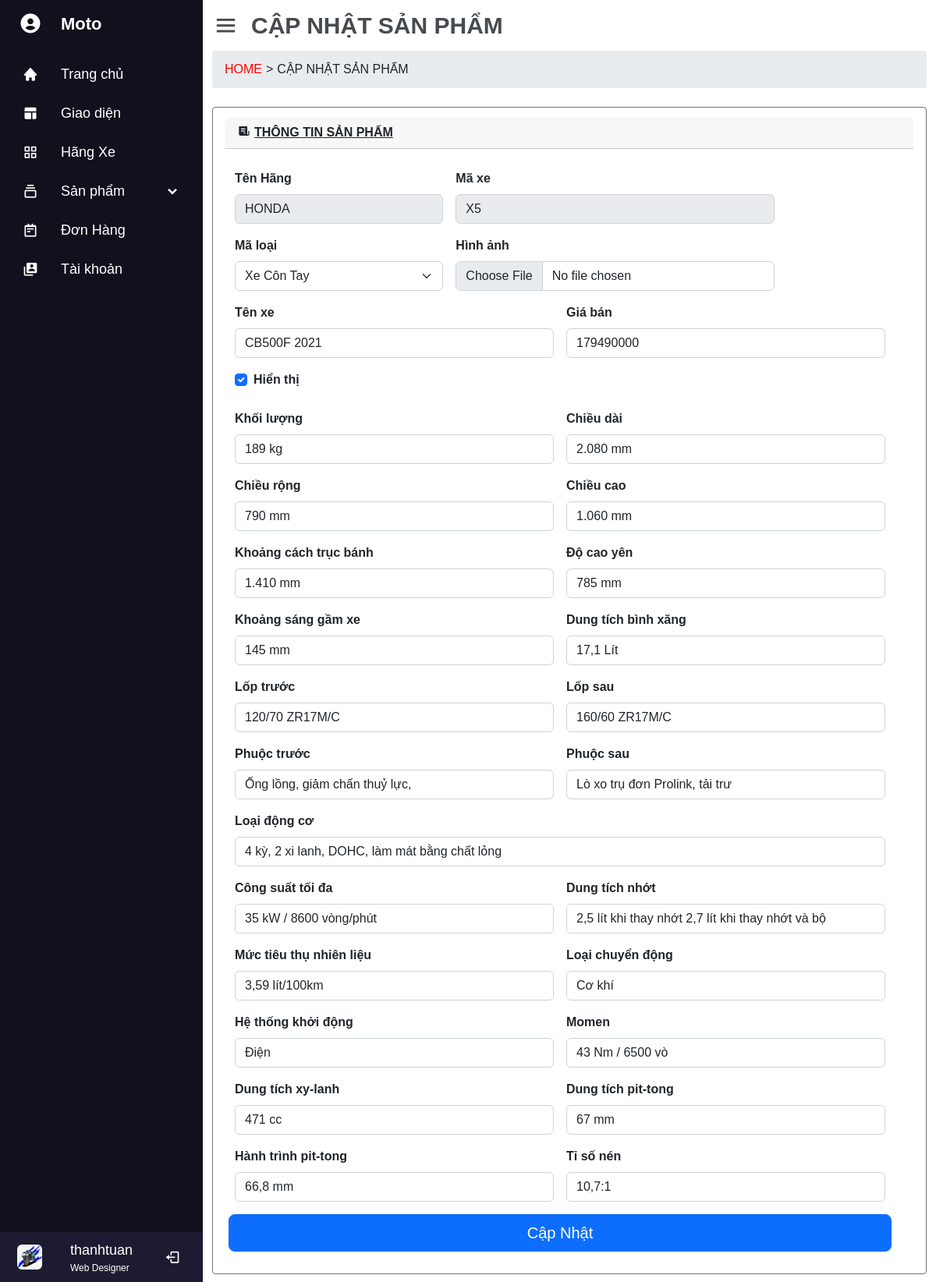
Page /admin/update_sp.php?MaXe=X5&TenHang=HONDA (signed in) on the committed database.
### tables this page shows
CREATE TABLE `chitietxe` (
  `MaXe` char(5) DEFAULT NULL,
  `KhoiLuong` varchar(50) DEFAULT NULL,
  `ChieuDai` varchar(10) DEFAULT NULL,
  `ChieuRong` varchar(10) DEFAULT NULL,
  `ChieuCao` varchar(10) DEFAULT NULL,
  `KhoangCachTrucBanh` varchar(10) DEFAULT NULL,
  `DoCaoYen` varchar(10) DEFAULT NULL,
  `KhoangSangGamXe` varchar(10) DEFAULT NULL,
  `DungTichBinhXang` varchar(10) DEFAULT NULL,
  `LopTruoc` varchar(30) DEFAULT NULL,
  `LopSau` varchar(30) DEFAULT NULL,
  `PhuocTruoc` varchar(30) DEFAULT NULL,
  `PhuocSau` varchar(30) DEFAULT NULL,
  `LoaiDongCo` varchar(100) DEFAULT NULL,
  `CongSuatToiDa` varchar(40) DEFAULT NULL,
  `DungTichNhot` varchar(50) DEFAULT NULL,
  `TieuThu` varchar(20) DEFAULT NULL,
  `LoaiChuyenDong` varchar(20) DEFAULT NULL,
  `HeThongKhoiDong` varchar(20) DEFAULT NULL,
  `Momen` varchar(15) DEFAULT NULL,
  `DungTichXyLanh` varchar(10) DEFAULT NULL,
  `DungTichPitTong` varchar(10) DEFAULT NULL,
  `HanhTrinhPitTong` varchar(10) DEFAULT NULL,
  `TiSoNen` varchar(10) DEFAULT NULL
);

CREATE TABLE `xe` (
  `MaXe` char(5) NOT NULL,
  `TenXe` varchar(25) DEFAULT NULL,
  `Gia` float DEFAULT NULL,
  `Hinh` longtext DEFAULT NULL,
  `TenHang` varchar(15) DEFAULT NULL,
  `MaLoai` char(3) DEFAULT NULL,
  `HienThi` tinyint(1) NOT NULL
);

### include/connect.php (called while the page is built, shortened)
<?php
function executeResult($SQL)
{
$CON = mysqli_connect(SERVER, USER, PASS, DB);
    mysqli_set_charset($CON, 'UTF8');
    $RESULT = mysqli_query($CON, $SQL);
    $DATA = [];
    while ($ROW = mysqli_fetch_array($RESULT, 1)) {
        $DATA[] = $ROW;
    }
    return $DATA;
}

### admin/update_sp.php (the view, shortened to what this page needs)
<?php
include('../include/connect.php');
?>
<!DOCTYPE html>
<html lang="en">
<head>
    <link href="https://cdn.jsdelivr.net/npm/bootstrap@5.2.0-beta1/dist/css/bootstrap.min.css" rel="stylesheet">
    <link href='https://unpkg.com/boxicons@2.1.2/css/boxicons.min.css' rel='stylesheet'>
    <?php
    require_once('./style.php');
    ?>
</head>
<body>
    <?php
    require_once('./sidebar.php');
    ?>
    <section class="layout-content" style="overflow: auto;">
        <div class="content">
            <div class="header">
                <i class='bx bx-menu'></i>
                <div class="title-content">CẬP NHẬT SẢN PHẨM</div>
            </div>
            <div class="menu-content">
                <a class="parent" href="admin.php">HOME</a>
                <span class="img">></span>
                <span>CẬP NHẬT SẢN PHẨM</span>
            </div>
            <div class="card">
                <div class="card-header">
                    <div class="img">
                    <i class='bx bxs-receipt'></i>
                    </div>
                    <div class="dulieu">
                        <span>THÔNG TIN SẢN PHẨM</span>
                    </div>
                </div>
                <div class="card-body">
                <?php
                $TenHang = $_GET['TenHang'];
                $MaXe = $_GET['MaXe'];
                $SQL = 'SELECT xe.MaXe, KhoiLuong, ChieuDai, ChieuRong, ChieuCao, KhoangCachTrucBanh,
                            DoCaoYen, KhoangSangGamXe, DungTichBinhXang, LopTruoc, LopSau, PhuocTruoc,
                            PhuocSau, LoaiDongCo, CongSuatToiDa, DungTichNhot, TieuThu, LoaiChuyenDong,
                            HeThongKhoiDong, Momen, DungTichXyLanh, DungTichPitTong, HanhTrinhPitTong,
                            TiSoNen, xe.Hinh, xe.TenXe, xe.Gia, xe.TenHang, xe.HienThi
                                    FROM chitietxe
                                    INNER JOIN xe
                                    ON chitietxe.MaXe = xe.MaXe
                                    WHERE xe.TenHang = "' . $TenHang . '" AND chitietxe.MaXe = "' . $MaXe . '"';
                $categoryList = executeResult($SQL);
                foreach ($categoryList as $item) {
                    echo '<form class="row g-3" method="post" enctype="multipart/form-data">
                    <div class="col-md-4">
                        <label class="form-label">Tên Hãng</label>
                        <input type="text" disabled class="form-control" id="TenHang" name="TenHang" value="'.$TenHang.'">
                    </div>
                    <div class="col-md-6">
                        <label class="form-label">Mã xe</label>
                        <input type="text" disabled class="form-control" id="MaXe" name="MaXe" value="'.$MaXe.'">
                    </div>
                    <div class="col-md-4">
                        <label class="form-label">Mã loại</label>
                        <select id="MaLoai" name="MaLoai" class="form-select">';
                            $MaLoai = $_GET['MaLoai'];
                            $SQL_loaixe = 'SELECT * FROM loaixe ';
                            $CategoryList = executeResult($SQL_loaixe);
                            foreach ($CategoryList as $i) {
                                if($i['MaLoai'] == $MaLoai){
                                    echo '<option selected="selected" value="' . $i['MaLoai'] . '"> ' . $i['TenLoai'] . ' </option>';
                                }else{
                                    echo '<option value="' . $i['MaLoai'] . '"> ' . $i['TenLoai'] . ' </option>';
                                }
                            }
                            echo ' </select>
                    </div>
                    <div class="col-md-6">
                        <label for="formFile" class="form-label">Hình ảnh</label>
                        <input class="form-control" type="file" id="Hinh" name="Hinh" value="'.$item['Hinh'].'">
                    </div>
                    <div class="col-md-6">
                        <label class="form-label">Tên xe</label>
                        <input type="text" class="form-control" id="TenXe" name="TenXe" value="'.$item['TenXe'].'">
                    </div>
                    <div class="col-md-6">
                        <label class="form-label">Giá bán</label>
                        <input type="text" class="form-control" id="Gia" name="Gia" value="'.$item['Gia'].'">
                    </div>';
                    if($item['HienThi'] == 1){
                        echo'<div class="col-12">
                        <div class="form-check">
                            <input class="form-check-input" type="checkbox" checked="checked" id="HienThi" name="HienThi" >
                            <label class="form-check-label form-label" for="gridCheck">
                                Hiển thị
                            </label>
                        </div>
                    </div>';
                    }
                        echo '
                    <div class="col-md-6">
                        <label class="form-label">Khối lượng</label>
                        <input type="text" class="form-control" id="KhoiLuong" name="KhoiLuong" value="'.$item['KhoiLuong'].'">
                    </div>
                    <div class="col-md-6">
                        <label class="form-label">Chiều dài</label>
                        <input type="text" class="form-control" id="ChieuDai" name="ChieuDai" value="'.$item['ChieuDai'].'">
                    </div>
                    <div class="col-md-6">
                        <label class="form-label">Chiều rộng</label>
                        <input type="text" class="form-control" id="ChieuRong" name="ChieuRong" value="'.$item['ChieuRong'].'">
                    </div>
                    <div class="col-md-6">
                        <label class="form-label">Chiều cao</label>
                        <input type="text" class="form-control" id="ChieuCao" name="ChieuCao" value="'.$item['ChieuCao'].'">
                    </div>
                    <div class="col-md-6">
                        <label class="form-label">Khoảng cách trục bánh</label>
                        <input type="text" class="form-control" id="KhoangCachTrucBanh" name="KhoangCachTrucBanh" value="'.$item['KhoangCachTrucBanh'].'">
                    </div>
                    <div class="col-md-6">
                        <label class="form-label">Độ cao yên</label>
                        <input type="text" class="form-control" id="DoCaoYen" name="DoCaoYen" value="'.$item['DoCaoYen'].'">
                    </div>
                    <div class="col-md-6">
                        <label class="form-label">Khoảng sáng gầm xe</label>
                        <input type="text" class="form-control" id="KhoangSangGamXe" name="KhoangSangGamXe" value="'.$item['KhoangSangGamXe'].'">
                    </div>
                    <div class="col-md-6">
                        <label class="form-label">Dung tích bình xăng</label>
                        <input type="text" class="form-control" id="DungTichBinhXang" name="DungTichBinhXang" value="'.$item['DungTichBinhXang'].'">
                    </div>
                    <div class="col-md-6">
                        <label class="form-label">Lốp trước</label>
                        <input type="text" class="form-control" id="LopTruoc" name="LopTruoc" value="'.$item['LopTruoc'].'">
                    </div>
                    <div class="col-md-6">
                        <label class="form-label">Lốp sau</label>
                        <input type="text" class="form-control" id="LopSau" name="LopSau" value="'.$item['LopSau'].'">
                    </div>
                    <div class="col-md-6">
                        <label class="form-label">Phuộc trước</label>
                        <input type="text" class="form-control" id="PhuocTruoc" name="PhuocTruoc" value="'.$item['PhuocTruoc'].'">
                    </div>
                    <div class="col-md-6">
                        <label class="form-label">Phuộc sau</label>
                        <input type="text" class="form-control" id="PhuocSau" name="PhuocSau" value="'.$item['PhuocSau'].'">
                    </div>
                    <div class="col-12">
                        <label class="form-label">Loại động cơ</label>
                        <input type="text" class="form-control" id="LoaiDongCo" name="LoaiDongCo" value="'.$item['LoaiDongCo'].'">
                    </div>
                    <div class="col-md-6">
                        <label class="form-label">Công suất tối đa</label>
                        <input type="text" class="form-control" id="CongSuatToiDa" name="CongSuatToiDa" value="'.$item['CongSuatToiDa'].'">
                    </div>
                    <div class="col-md-6">
                        <label class="form-label">Dung tích nhớt</label>
                        <input type="text" class="form-control" id="DungTichNhot" name="DungTichNhot" value="'.$item['DungTichNhot'].'">
                    </div>
                    <div class="col-md-6">
                        <label class="form-label">Mức tiêu thụ nhiên liệu</label>
                        <input type="text" class="form-control" id="TieuThu" name="TieuThu" value="'.$item['TieuThu'].'">
                    </div>
                    <div class="col-md-6">
                        <label class="form-label">Loại chuyển động</label>
                        <input type="text" class="form-control" id="LoaiChuyenDong" name="LoaiChuyenDong" value="'.$item['LoaiChuyenDong'].'">
                    </div>
                    <div class="col-md-6">
                        <label class="form-label">Hệ thống khởi động</label>
                        <input type="text" class="form-control" id="HeThongKhoiDong" name="HeThongKhoiDong" value="'.$item['HeThongKhoiDong'].'">
                    </div>
                    <div class="col-md-6">
                        <label class="form-label">Momen</label>
                        <input type="text" class="form-control" id="Momen" name="Momen" value="'.$item['Momen'].'">
                    </div>
                    <div class="col-md-6">
                        <label class="form-label">Dung tích xy-lanh</label>
                        <input type="text" class="form-control" id="DungTichXyLanh" name="DungTichXyLanh"" value="'.$item['DungTichXyLanh'].'">
                    </div>
                    <div class="col-md-6">
                        <label class="form-label">Dung tích pit-tong</label>
                        <input type="text" class="form-control" id="DungTichPitTong" name="DungTichPitTong" value="'.$item['DungTichPitTong'].'">
                    </div>
                    <div class="col-md-6">
                        <label class="form-label">Hành trình pit-tong</label>
                        <input type="text" class="form-control" id="HanhTrinhPitTong" name="HanhTrinhPitTong" value="'.$item['HanhTrinhPitTong'].'">
                    </div>
                    <div class="col-md-6">
                        <label class="form-label">Tỉ số nén</label>
                        <input type="text" class="form-control" id="TiSoNen" name="TiSoNen" value="'.$item['TiSoNen'].'">
                    </div>
                    <input type="submit" class="btn btn-primary btn-lg" name="update" id="update" value="Cập Nhật"></input>
                </form>';
                }
                ?>
                </div>
            </div>
        </div>
    </section>
</body>
</html>

### admin/css/admin.css (style rules this page uses)
:root { --gray: #464b50; --secondary: #6c757d; --gainsboro: #e9ecef; }
* { margin: 0; padding: 0; box-sizing: border-box; font-family: sans-serif; }
.layout-content { position: absolute; height: 100%; left: 260px; width: calc(100% - 260px); transition: all 0.5s ease; }
.layout-content .content { margin: 10px 12px; }
.layout-content .content .header { display: flex; align-items: center; }
.layout-content .content .bx-menu { font-size: 35px; color: var(--gray); margin-right:15px; cursor: pointer; }
.layout-content .content .title-content { font-size: 30px; font-weight: 700; color: var(--gray); }
.layout-content .content .menu-content { display: flex; padding: 0.75rem 1rem; background: var(--gainsboro); border-radius: 0.25rem; margin-top: 10px }
.layout-content .content .menu-content .parent { text-decoration: none; color: red; }
.layout-content .content .menu-content .img { margin: 0px 5px; }
.card { margin-top: 1.5rem; padding: 0.75rem 1rem; border: 1px solid #6c757d; border-radius: 0.25rem; }
.card .card-header { display: flex; }
.card .card-header .img { margin-right: 5px; }
.card-body { margin-top: 10px; }
.row { display: flex; flex-wrap: wrap; margin-right: 0.75rem; margin-left: -0.75rem; }
.form-label { font-weight: bold; }
.dulieu { text-decoration: underline; font-weight: bold; }

### rows in the picture
chitietxe: TenXe "CB500F 2021", Gia "179490000", KhoiLuong "189 kg", ChieuDai "2.080 mm", ChieuRong "790 mm", ChieuCao "1.060 mm", KhoangCachTrucBanh "1.410 mm", DoCaoYen "785 mm", KhoangSangGamXe "145 mm", DungTichBinhXang "17,1 Lít", LopTruoc "120/70 ZR17M/C", LopSau "160/60 ZR17M/C", PhuocTruoc "Ống lồng, giảm chấn thuỷ lực,", PhuocSau "Lò xo trụ đơn Prolink, tải trư", LoaiDongCo "4 kỳ, 2 xi lanh, DOHC, làm mát bằng chất lỏng", CongSuatToiDa "35 kW / 8600 vòng/phút", DungTichNhot "2,5 lít khi thay nhớt 2,7 lít khi thay nhớt và bộ", TieuThu "3,59 lít/100km", LoaiChuyenDong "Cơ khí", HeThongKhoiDong "Điện", Momen "43 Nm / 6500 vò", DungTichXyLanh "471 cc", DungTichPitTong "67 mm", HanhTrinhPitTong "66,8 mm", TiSoNen "10,7:1"

### other values in the picture
$_SESSION['USER'] "thanhtuan"
form field MaLoai "Xe Côn Tay"
